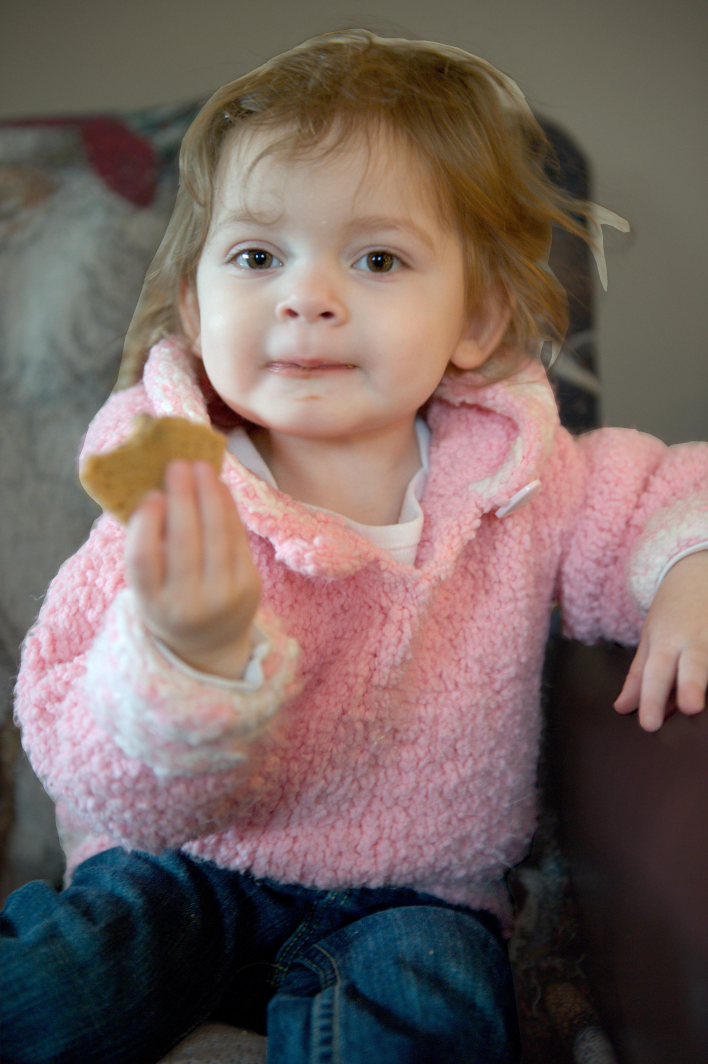
#> input picture data/a0002_1_4.jpg, 2832 x 4256 px (shown at 1/4 size)
$ python evaluation.py
#> lines starting #> are read from the running program, lines starting #| are printed output that depends on the picture
from PIL import Image
import numpy as np
import os
from skimage import data, img_as_float
from skimage.measure import compare_mse as mse
from skimage.measure import compare_psnr as psnr

IMAGE_SIZE = np.array([256,256])
comp_name='data/a0002_1_4.jpg'

def real_name(name):
	name_parts=name.split('_')
	real_name = name.replace(('_'+name_parts[-2]+'_'+name_parts[-1]),'.jpg')
	return real_name

def mask_name(name):
	name_parts=name.split('_')
	mask_name = name.replace(('_'+name_parts[-1]),'.png')
	return mask_name

comp = Image.open(comp_name)
#> comp is the input picture: PIL image 2832x4256 RGB; mean R, G, B 117.1, 100.3, 96.1
comp = comp.resize(IMAGE_SIZE, Image.BICUBIC)
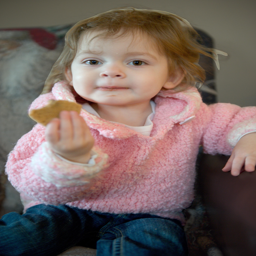
#> comp: PIL image 256x256 RGB; mean R, G, B 117.1, 100.3, 96.1
comp = np.array(comp, dtype=np.float32)
#> comp: shape (256, 256, 3) float32

real = Image.open(real_name(comp_name))
#> (the run stopped early here; a loop or call above may not have finished)
